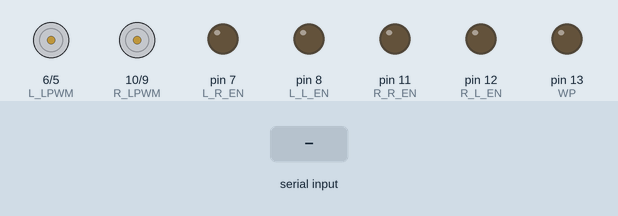
A sketch run on a simulated Arduino Uno, built with avr-gcc and run on an emulated ATmega328P. On the bench: motor-driver pin pairs drawn as motors (green arrow = first pin HIGH = forward, orange = second pin HIGH = backward, longer = more drive), output pins drawn as LEDs (lit = HIGH). The inputs (shaded band) are chosen by the test bench.

Above: at 1.2 s.
1.3 s: byte 70 (FORWARD) received over Serial
At 1.8 s:
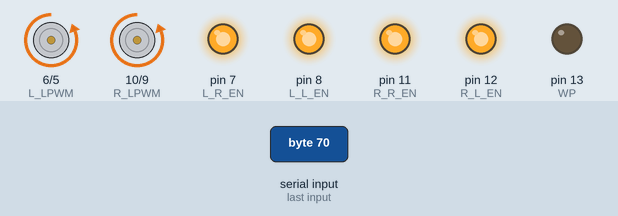
2.8 s: byte 66 (BACKWARD) received over Serial
At 4.0 s:
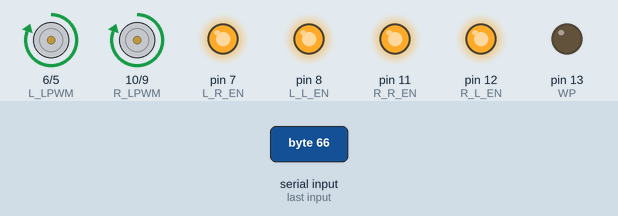
4.3 s: byte 76 (LEFT) received over Serial
At 5.3 s:
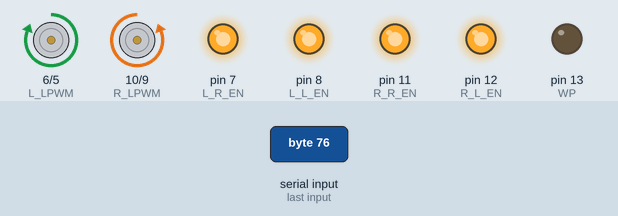
5.8 s: byte 82 (RIGHT) received over Serial
At 6.5 s:
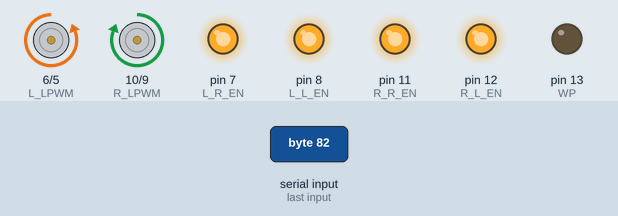
7.3 s: byte 73 (FOR_RIG) received over Serial
At 7.6 s:
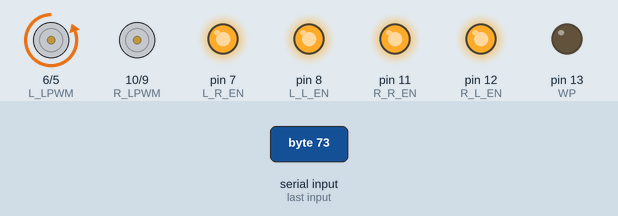
8.8 s: byte 71 (FOR_LEF) received over Serial
At 9.9 s:
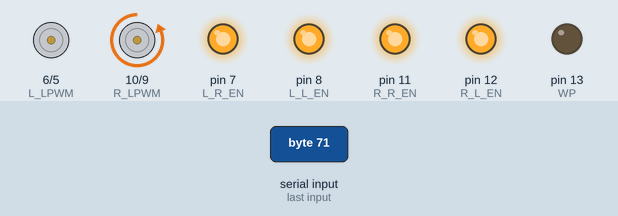
Timing chart, 0 to 11.3 s (numbered marks = the images above; inputs shaded):
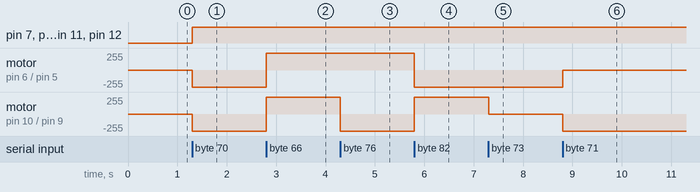

Measured:
- after the input at 1.3 s, pin 7 (L_R_EN), pin 8 (L_L_EN), pin 11 (R_R_EN), pin 12 (R_L_EN): LOW → HIGH at once; motor on pin 6 (L_LPWM) / pin 5 (L_RPWM), motor on pin 10 (R_LPWM) / pin 9 (R_RPWM): stopped → backward 255/255 at once
- after the input at 2.8 s, motor on pin 6 (L_LPWM) / pin 5 (L_RPWM), motor on pin 10 (R_LPWM) / pin 9 (R_RPWM): backward 255/255 → forward 255/255 at once
- after the input at 4.3 s, motor on pin 10 (R_LPWM) / pin 9 (R_RPWM): forward 255/255 → backward 255/255 at once
- after the input at 5.8 s, motor on pin 6 (L_LPWM) / pin 5 (L_RPWM): forward 255/255 → backward 255/255 at once; motor on pin 10 (R_LPWM) / pin 9 (R_RPWM): backward 255/255 → forward 255/255 at once
- after the input at 7.3 s, motor on pin 10 (R_LPWM) / pin 9 (R_RPWM): forward 255/255 → stopped at once
- after the input at 8.8 s, motor on pin 6 (L_LPWM) / pin 5 (L_RPWM): backward 255/255 → stopped at once; motor on pin 10 (R_LPWM) / pin 9 (R_RPWM): stopped → backward 255/255 at once

The sketch:

Robo_War_-_Copy.ino
```cpp
// BTS7960 Pins for Left Motor
#define L_R_EN 7
#define L_L_EN 8
#define L_RPWM 5
#define L_LPWM 6

#define WP 13

// BTS7960 Pins for Right Motor
#define R_R_EN 11
#define R_L_EN 12
#define R_RPWM 9
#define R_LPWM 10

// Bluetooth commands
#define FORWARD 'F'
#define BACKWARD 'B'
#define LEFT 'L'
#define RIGHT 'R'
#define STOP 'S'
#define FOR_RIG 'I'
#define FOR_LEF 'G'
#define BAC_LEF 'H'
#define BAC_RIG 'J'
#define HOR_ON 'V'
#define HOR_OFF 'v'

void setup() {
  // Initialize motor control pins as outputs
  pinMode(L_R_EN, OUTPUT);
  pinMode(L_L_EN, OUTPUT);
  pinMode(L_RPWM, OUTPUT);
  pinMode(L_LPWM, OUTPUT);

  pinMode(R_R_EN, OUTPUT);
  pinMode(R_L_EN, OUTPUT);
  pinMode(R_RPWM, OUTPUT);
  pinMode(R_LPWM, OUTPUT);

  pinMode(WP, OUTPUT);
  // Initialize Bluetooth communication
  Serial.begin(9600);

  // Stop all motors initially
  stopMotors();
}

void loop() {
  if (Serial.available() > 0) {
    char command = Serial.read(); // Read the Bluetooth command

    switch (command) {
      case FORWARD:
        moveForward();
        break;
      case BACKWARD:
        moveBackward();
        break;
      case LEFT:
        turnLeft();
        break;
      case RIGHT:
        turnRight();
        break;
      case FOR_RIG:
        forRig();
        break;
      case FOR_LEF:
        forLef();
        break;
      case BAC_RIG:
        bacRig();
        break;
      case BAC_LEF:
        bacLef();
        break;
      case HOR_ON:
        WP_ON();
        break;
      case HOR_OFF:
        WP_OFF();
        break;
      case STOP:
        stopMotors();
        break;
      default:
        // Unknown command - Do Nothing
        break;
    }
  }
}

void moveForward()
{
  // Left motor forward
  digitalWrite(L_R_EN, HIGH);
  digitalWrite(L_L_EN, HIGH);
  analogWrite(L_RPWM, 255);
  analogWrite(L_LPWM, 0);

  // Right motor forward
  digitalWrite(R_R_EN, HIGH);
  digitalWrite(R_L_EN, HIGH);
  analogWrite(R_RPWM, 255);
  analogWrite(R_LPWM, 0);
}

void moveBackward()
{
  // Left motor backward
  digitalWrite(L_R_EN, HIGH);
  digitalWrite(L_L_EN, HIGH);
  analogWrite(L_RPWM, 0);
  analogWrite(L_LPWM, 255);

  // Right motor backward
  digitalWrite(R_R_EN, HIGH);
  digitalWrite(R_L_EN, HIGH);
  analogWrite(R_RPWM, 0);
  analogWrite(R_LPWM, 255);
}

void turnLeft()
{
  // Left motor backward, right motor forward
  digitalWrite(L_R_EN, HIGH);
  digitalWrite(L_L_EN, HIGH);
  analogWrite(L_RPWM, 0);
  analogWrite(L_LPWM, 255);

  digitalWrite(R_R_EN, HIGH);
  digitalWrite(R_L_EN, HIGH);
  analogWrite(R_RPWM, 255);
  analogWrite(R_LPWM, 0);
}

void turnRight()
{
  // Left motor forward, right motor backward
  digitalWrite(L_R_EN, HIGH);
  digitalWrite(L_L_EN, HIGH);
  analogWrite(L_RPWM, 255);
  analogWrite(L_LPWM, 0);

  digitalWrite(R_R_EN, HIGH);
  digitalWrite(R_L_EN, HIGH);
  analogWrite(R_RPWM, 0);
  analogWrite(R_LPWM, 255);
}

void stopMotors()
{
  // Stop both motors
  analogWrite(L_RPWM, 0);
  analogWrite(L_LPWM, 0);
  analogWrite(R_RPWM, 0);
  analogWrite(R_LPWM, 0);
}

void forRig()
{
  // Left motor forward
  digitalWrite(L_R_EN, HIGH);
  digitalWrite(L_L_EN, HIGH);
  analogWrite(L_RPWM, 255);
  analogWrite(L_LPWM, 0);

  // Right motor forward
  digitalWrite(R_R_EN, HIGH);
  digitalWrite(R_L_EN, HIGH);
  analogWrite(R_RPWM, 0);
  analogWrite(R_LPWM, 0);
}

void forLef()
{
  // Left motor forward
  digitalWrite(L_R_EN, HIGH);
  digitalWrite(L_L_EN, HIGH);
  analogWrite(L_RPWM, 0);
  analogWrite(L_LPWM, 0);

  // Right motor forward
  digitalWrite(R_R_EN, HIGH);
  digitalWrite(R_L_EN, HIGH);
  analogWrite(R_RPWM, 255);
  analogWrite(R_LPWM, 0);
}

void bacRig()
{
  // Left motor backward
  digitalWrite(L_R_EN, HIGH);
  digitalWrite(L_L_EN, HIGH);
  analogWrite(L_RPWM, 0);
  analogWrite(L_LPWM, 255);

  // Right motor backward
  digitalWrite(R_R_EN, HIGH);
  digitalWrite(R_L_EN, HIGH);
  analogWrite(R_RPWM, 0);
  analogWrite(R_LPWM, 0);
}

void bacLef()
{
  // Left motor backward
  digitalWrite(L_R_EN, HIGH);
  digitalWrite(L_L_EN, HIGH);
  analogWrite(L_RPWM, 0);
  analogWrite(L_LPWM, 0);

  // Right motor backward
  digitalWrite(R_R_EN, HIGH);
  digitalWrite(R_L_EN, HIGH);
  analogWrite(R_RPWM, 0);
  analogWrite(R_LPWM, 255);
}

void WP_ON()
{
  digitalWrite(WP, HIGH);
}

void WP_OFF()
{
  digitalWrite(WP, LOW);
}
```
